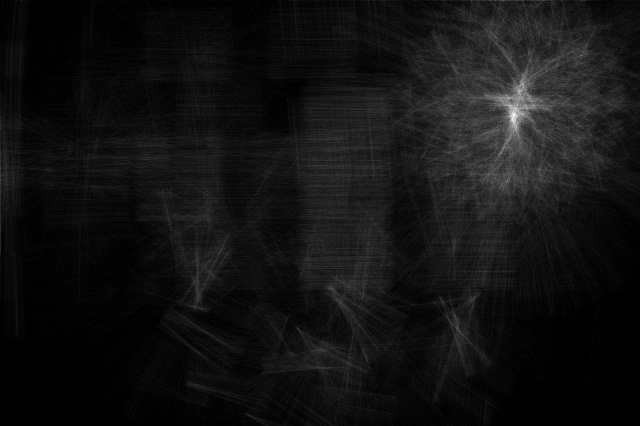
//> input picture houghOutput.jpg, 640 x 426 px, given in place of darthoughOutput.jpg.jpg, which was not available; the run also reads 1 picture not shown here
$ ./f1_darts houghOutput.jpg   (built with g++ and OpenCV 4)
//> lines starting //> are read from the running program, lines starting //| are printed output that depends on the picture; after the words box and inside, x2 and y2 are one past the last pixel; in counts of white or black regions, pixels touching at a corner belong together; pictures that were not available may be replaced by others from this repository, and a replacement may not be noted
### hough.h
// header inclusion
#include <stdio.h>
#include <opencv/cv.h>        //you may need to
#include <opencv/highgui.h>   //adjust import locations
#include <opencv/cxcore.h>    //depending on your machine setup

using namespace cv;

#define MINRADIUS 20

void hough_main( std::string imageName );

void Sobel(
	cv::Mat &input,
	int size,
	cv::Mat &magOutput,
    cv::Mat &xOutput,
    cv::Mat &yOutput,
    cv::Mat &dirOutput);

void GaussianBlur(
	cv::Mat &input,
	int size,
	cv::Mat &blurredOutput);

Mat threshold(
    cv::Mat &input,
    int thresh);

void houghCircle(
    Mat &input,
    Mat &gradient,
    Mat &direction,
    int ***houghSpace,
    int radius,
    const int MAXRADIUS);

void houghLines(Mat &input,
    Mat &gradient,
    Mat &direction);

void houghNaiveLines(Mat &input, Mat &gradient, Mat &direction);

void houghToImage(Mat &lineSpace, Mat &input);

int ***malloc3dArray(int dim1, int dim2, int dim3) {
    int i, j, k;
    int ***array = (int ***) malloc(dim1 * sizeof(int **));

    for (i = 0; i < dim1; i++) {
        array[i] = (int **) malloc(dim2 * sizeof(int *));
	    for (j = 0; j < dim2; j++) {
  	        array[i][j] = (int *) malloc(dim3 * sizeof(int));
	    }

    }
    return array;
}

int **malloc2dArray(int dim1, int dim2) {
    int i, j;
    int **array = (int **) malloc(dim1 * sizeof(int *));

    for (i = 0; i < dim1; i++) {
        array[i] = (int *) malloc(dim2 * sizeof(int));
    }
    return array;
}

void houghMain( std::string imageName ) {

    Mat image;
    image = imread( imageName, 1 );

    // CONVERT COLOUR, BLUR AND SAVE
    Mat gray_image;
    cvtColor( image, gray_image, CV_BGR2GRAY );

    Mat blurred;
    GaussianBlur(gray_image,8,blurred);

    Mat xSobel(image.rows,image.cols, CV_32FC1);
    Mat ySobel(image.rows,image.cols, CV_32FC1);
    Mat magSobel(image.rows,image.cols, CV_32FC1);
    Mat dirSobel(image.rows,image.cols, CV_32FC1);
    Sobel(blurred, 3, magSobel, xSobel, ySobel, dirSobel);

    Mat resultX(image.rows,image.cols, CV_8UC1);
    Mat resultY(image.rows,image.cols, CV_8UC1);
    Mat resultMag(image.rows,image.cols, CV_8UC1);
    Mat resultDir(image.rows,image.cols, CV_8UC1);

    normalize(xSobel,resultX,0,255,NORM_MINMAX, CV_8UC1);
    normalize(ySobel,resultY,0,255,NORM_MINMAX, CV_8UC1);
    normalize(magSobel,resultMag,0,255,NORM_MINMAX);
    normalize(dirSobel,resultDir,0,255,NORM_MINMAX);
    imwrite("grad_x.jpg",resultX);
    imwrite("grad_y.jpg",resultY);
    imwrite("mag.jpg",resultMag);
    imwrite("dir.jpg", resultDir);

    const int MAXRADIUS = min(image.rows/4, image.cols/4);

    int ***houghSpace = malloc3dArray(image.rows, image.cols, MAXRADIUS);

    // loading in magnitude
    Mat mag = imread("mag.jpg", 1);
    Mat mag_gray;
    cvtColor( mag, mag_gray, CV_BGR2GRAY );
    // thresholding magnitude
    Mat thresh = threshold(mag_gray, 60);

    imwrite("mag_thresh.jpg", thresh);

    // finding circles
    houghCircle(image, thresh, dirSobel, houghSpace, MAXRADIUS-MINRADIUS, MAXRADIUS);

    // finding lines
    houghLines(image, thresh, dirSobel);

    // loading in hough line transform
    Mat line_hough = imread("houghLineOuput.jpg", 1);

    // thresholding hough line transform
    Mat line_hough_gray;
    cvtColor( line_hough, line_hough_gray, CV_BGR2GRAY );
    Mat thresh_line = threshold(line_hough_gray, 10);

    imwrite("FALO.jpg", thresh_line);

    // getting lines back
    houghToImage(thresh_line, image);
}

void Sobel(cv::Mat &input, int size, cv::Mat &magOutput, cv::Mat &xOutput, cv::Mat &yOutput, cv::Mat &dirOutput) {

    int kernelX[3][3] = {{-1, 0, 1},
                            {-2, 0, 2},
                            {-1, 0, 1}};

    int kernelY[3][3] = {{-1, -2, -1},
                            {0, 0, 0},
                            {1, 2, 1}};

    cv::Mat kernelXMat = cv::Mat(size, size, cv::DataType<int>::type, kernelX);
    cv::Mat kernelYMat = cv::Mat(size, size, cv::DataType<int>::type, kernelY);

	// we need to create a padded version of the input
	// or there will be border effects
	int kernelRadiusX = ( size - 1 ) / 2;
	int kernelRadiusY = ( size - 1 ) / 2;

	cv::Mat paddedInput;
	cv::copyMakeBorder( input, paddedInput,
		kernelRadiusX, kernelRadiusX, kernelRadiusY, kernelRadiusY,
		cv::BORDER_REPLICATE );

	// now we can do the convoltion
	for ( int i = 0; i < input.rows; i++ ) {
		for( int j = 0; j < input.cols; j++ ) {
			float sumX = 0.0;
            float sumY = 0.0;

			for( int m = -kernelRadiusX; m <= kernelRadiusX; m++ ) {
				for( int n = -kernelRadiusY; n <= kernelRadiusY; n++ ) {
					// find the correct indices we are using
					int imagex = i + m + kernelRadiusX;
					int imagey = j + n + kernelRadiusY;
					int kernelx = m + kernelRadiusX;
					int kernely = n + kernelRadiusY;

					// get the values from the padded image and the kernel
					int imageval = ( int ) paddedInput.at<uchar>( imagex, imagey );
					int kernalvalX = kernelXMat.at<int>(kernelx, kernely);
                    int kernalvalY = kernelYMat.at<int>(kernelx, kernely);

					// do the multiplication
					sumX += imageval * kernalvalX;
                    sumY += imageval * kernalvalY;
				}
			}
			// set the output value as the sum of the convolution
			xOutput.at<float>(i, j) = (float) sumX;
            yOutput.at<float>(i, j) = (float) sumY;

            magOutput.at<float>(i, j) = (float) sqrt((sumX * sumX) + (sumY * sumY));

            dirOutput.at<float>(i, j) = (float) atan2(sumY, sumX);
		}
	}
}

Mat threshold(cv::Mat &input, int thresh) {
    Mat threshed(input.rows, input.cols, CV_8UC1);

    for ( int i = 0; i < input.rows; i++ ) {
		for( int j = 0; j < input.cols; j++ ) {
            int imageval = ( int ) input.at<uchar>( i, j );

            if (imageval > thresh) {
                threshed.at<uchar>( i, j ) = 255;
            } else {
                threshed.at<uchar>( i, j ) = 0;
            }
        }
    }
    imwrite("thresh.jpg", threshed);

    return threshed;
}

// Optimised hough line transform
void houghLines(Mat &input, Mat &gradient, Mat &direction) {

    // length of diagonal
    int rho = sqrt((gradient.rows*gradient.rows) + (gradient.cols * gradient.cols));
    int **houghSpace = malloc2dArray(rho, 360);

    // initalising hough space accumulator
    for (int i = 0; i < rho; i++) {
        for (int j = 0; j < 360; j++) {
            houghSpace[i][j] = 0;
        }
    }

    for (int x = 0; x < gradient.rows; x++) {
        for (int y = 0; y < gradient.cols; y++) {
            // if edge is found
            if (gradient.at<uchar>(x, y) == 255) {
                // get the angle from direction vector
                float theta = direction.at<float>(x,y);
                // convert to degrees for easier check on nearby angles for a small degree of error (in this case 5), also add 180 to keep all angles between 0-360
                int thetaDeg = (theta*180)/M_PI + 180;
                for (int deg = thetaDeg - 5; deg < thetaDeg + 6; deg++) {
                    // make sure degrees don't go above 360 or negative
                    int modDeg = (deg+360)%360;
                    // convert back to radians for sin, cos calculation
                    float rad = (modDeg-180)*M_PI/180;
                    int p = (y * cos(rad)) + (x * sin(rad));
                    if (p >= 0 && p < rho) {
                        houghSpace[p][modDeg]++;
                    }
                }
            }
        }
    }
    std::cout << "passed" << std::endl;

    Mat houghSpaceOutput(rho, 360, CV_32FC1);

    for (int x = 0; x < rho; x++) {
        for (int y = 0; y < 360; y++) {
            houghSpaceOutput.at<float>(x,y) += houghSpace[x][y];
        }
    }

    Mat houghSpaceConvert(rho, 360, CV_8UC1);
    normalize(houghSpaceOutput, houghSpaceConvert, 0, 255, NORM_MINMAX);

    imwrite( "houghLineOuput.jpg", houghSpaceConvert );
}

// https://stackoverflow.com/questions/28351804/hough-transform-converted-polar-coordinates-back-to-cartesian-but-still-cant
void houghToImage(Mat &lineSpace, Mat &input) {
    Mat output(input.rows, input.cols, CV_32FC1, Scalar(0));

    for (int rho = 0; rho < lineSpace.rows; rho++) {
        for (int theta = 0; theta < lineSpace.cols; theta++) {
            if (lineSpace.at<uchar>(rho,theta) == 255) {
                float thetaRad = (theta-180)*M_PI/180;

                float m = -cos(thetaRad)/sin(thetaRad);
                float c = rho/sin(thetaRad);

                for (int x = 0; x < output.cols; x++) {
                    int y = m*x + c;
                    if (y >= 0 && y < output.rows) {
                        //std::cout << output.at<float>(x, y) << std::endl;
                        output.at<float>(y, x)++;
                    }
                }
            }
        }
    }

    Mat houghSpaceConvert(input.rows, input.cols, CV_8UC1, Scalar(0));
    normalize(output, houghSpaceConvert, 0, 255, NORM_MINMAX);

    imwrite( "houghLines.jpg", houghSpaceConvert );
}

// [46 lines left out: function houghNaiveLines, not called in this run]

void houghCircle(Mat &input, Mat &gradient, Mat &direction, int ***houghSpace, int radius, const int MAXRADIUS) {
    for (int i = 0; i < gradient.rows; i++) {
        for (int j = 0; j < gradient.cols; j++) {
            for (int k = 0; k < MAXRADIUS; k++) {
                houghSpace[i][j][k] = 0;
            }
        }
    }


    for (int x = 0; x < gradient.rows; x++) {
        for (int y = 0; y < gradient.cols; y++) {
            if (gradient.at<uchar>(x, y) == 255) {
                for (int r = MINRADIUS; r < MAXRADIUS; r++) {
                    int b =  y - (r * cos(direction.at<float>(x, y)));
                    int a =  x - (r * sin(direction.at<float>(x, y)));

                    int d =  y + (r * cos(direction.at<float>(x, y)));
                    int c =  x + (r * sin(direction.at<float>(x, y)));

                    if (b >= 0 && b < gradient.cols && a >= 0 && a < gradient.rows) {
                        houghSpace[a][b][r] += 1;
                    }
                    if (d >= 0 && d < gradient.cols && c >= 0 && c < gradient.rows) {
                        houghSpace[c][d][r] += 1;
                    }
                }
            }
        }
    }

    Mat houghSpaceOutput(gradient.rows, gradient.cols, CV_32FC1);

    for (int x = 0; x < gradient.rows; x++) {
        for (int y = 0; y < gradient.cols; y++) {
            for (int r = MINRADIUS; r < MAXRADIUS; r++) {
                houghSpaceOutput.at<float>(x,y) += houghSpace[x][y][r];
                if (houghSpace[x][y][r] > 20) {
                    circle(input, Point(y, x), r, Scalar(0, 255, 255), 2);
                }
            }

        }
    }

    Mat houghSpaceConvert(gradient.rows, gradient.cols, CV_8UC1);
    normalize(houghSpaceOutput, houghSpaceConvert, 0, 255, NORM_MINMAX);

    imwrite( "houghOutput.jpg", houghSpaceConvert );
    imwrite("output3.jpg", input);
}

void GaussianBlur(cv::Mat &input, int size, cv::Mat &blurredOutput)
{
	// intialise the output using the input
	blurredOutput.create(input.size(), input.type());

	// create the Gaussian kernel in 1D
	cv::Mat kX = cv::getGaussianKernel(size, -1);
	cv::Mat kY = cv::getGaussianKernel(size, -1);

	// make it 2D multiply one by the transpose of the other
	cv::Mat kernel = kX * kY.t();

	//CREATING A DIFFERENT IMAGE kernel WILL BE NEEDED
	//TO PERFORM OPERATIONS OTHER THAN GUASSIAN BLUR!!!

	// we need to create a padded version of the input
	// or there will be border effects
	int kernelRadiusX = ( kernel.size[0] - 1 ) / 2;
	int kernelRadiusY = ( kernel.size[1] - 1 ) / 2;

	cv::Mat paddedInput;
	cv::copyMakeBorder( input, paddedInput,
		kernelRadiusX, kernelRadiusX, kernelRadiusY, kernelRadiusY,
		cv::BORDER_REPLICATE );

	// now we can do the convoltion
	for ( int i = 0; i < input.rows; i++ )
	{
		for( int j = 0; j < input.cols; j++ )
		{
			double sum = 0.0;
			for( int m = -kernelRadiusX; m <= kernelRadiusX; m++ )
			{
				for( int n = -kernelRadiusY; n <= kernelRadiusY; n++ )
				{
					// find the correct indices we are using
					int imagex = i + m + kernelRadiusX;
					int imagey = j + n + kernelRadiusY;
					int kernelx = m + kernelRadiusX;
					int kernely = n + kernelRadiusY;

					// get the values from the padded image and the kernel
					int imageval = ( int ) paddedInput.at<uchar>( imagex, imagey );
					double kernalval = kernel.at<double>( kernelx, kernely );

					// do the multiplication
					sum += imageval * kernalval;
				}
			}
			// set the output value as the sum of the convolution
			blurredOutput.at<uchar>(i, j) = (uchar) sum;
		}
	}
}

### f1_darts.cpp
/////////////////////////////////////////////////////////////////////////////
//
// COMS30121 - f1_darts.cpp
//
/////////////////////////////////////////////////////////////////////////////

// header inclusion
#include <stdio.h>
#include "opencv2/objdetect/objdetect.hpp"
#include "opencv2/opencv.hpp"
#include "opencv2/core/core.hpp"
#include "opencv2/highgui/highgui.hpp"
#include "opencv2/imgproc/imgproc.hpp"
#include <iostream>
#include <stdio.h>
#include <algorithm>
#include <sstream>
#include <fstream>

#include "hough.h"

using namespace std;
using namespace cv;

/** Function Headers */
void detectAndDisplay( Mat frame, string num, string file );
vector<string> split( const std::string &line, char delimiter );
float findIOU( Rect found, Rect truth );
float findF1Score( float true_positives, float false_positives, float false_negatives );
vector<Rect> readFile( string num );

/** Global variables */
String cascade_name = "dartboard.xml";
CascadeClassifier cascade;


/** @function main */
int main( int argc, const char** argv ) {
    string num = argv[1];

	if (num == "all") {
		for (int i = 0; i < 16; i++) {
			string file = "images/dart" + to_string(i) + ".jpg";

			Mat frame = imread(file, CV_LOAD_IMAGE_COLOR);

			// 2. Load the Strong Classifier in a structure called `Cascade'
			if( !cascade.load( cascade_name ) ){ printf("--(!)Error loading\n"); return -1; };

			// 3. Detect Faces and Display Result
			detectAndDisplay( frame, to_string(i), file );

			// 4. Save Result Image
			imwrite( "detected" + to_string(i) + ".jpg", frame );
		}
	} else {
		string file = "images/dart" + num + ".jpg";

		Mat frame = imread(file, CV_LOAD_IMAGE_COLOR);
//> frame is the input picture: 426 rows x 640 cols, CV_8UC3; min 0, max 255, mean 18.1


		// 2. Load the Strong Classifier in a structure called `Cascade'
		if( !cascade.load( cascade_name ) ){ printf("--(!)Error loading\n"); return -1; };

		// 3. Detect Faces and Display Result
		detectAndDisplay( frame, num, file );
//> in detectAndDisplay, `equalizeHist( frame_gray, frame_gray );`:
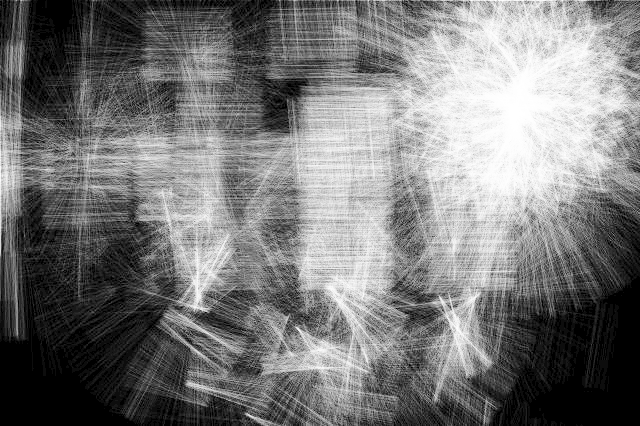
//> frame_gray: 426 rows x 640 cols, CV_8UC1; min 0, max 255, mean 120.1
//> in detectAndDisplay, `cascade.detectMultiScale( frame_gray, faces, 1.1, 1, 0|CV_HAAR_SCALE_I..`: faces = 9 Rects (x, y, width, height), first 8: [57, 6, 52, 52], [118, 369, 55, 55], [72, 120, 63, 63], [168, 303, 60, 60], [62, 220, 72, 72], [248, 310, 69, 69], [176, 322, 78, 78], [406, 42, 76, 76]
//| 9
//> after the loop in Sobel, `for ( int i = 0; i < input.rows; i++ )`:
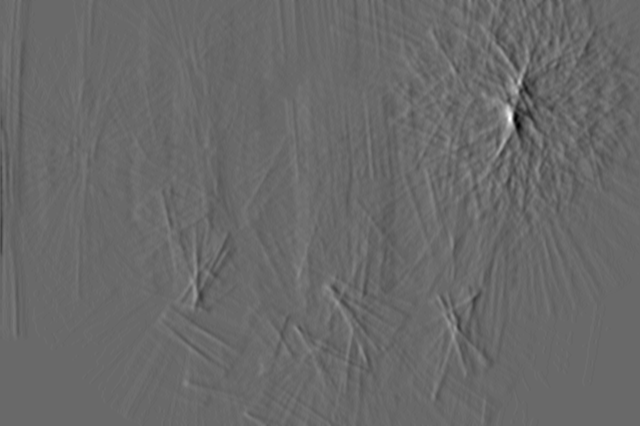
//> xOutput: 426 rows x 640 cols, CV_32FC1; min -132, max 186, mean -0.1; drawn with min black and max white
//> after the loop in Sobel, `for ( int i = 0; i < input.rows; i++ )`:
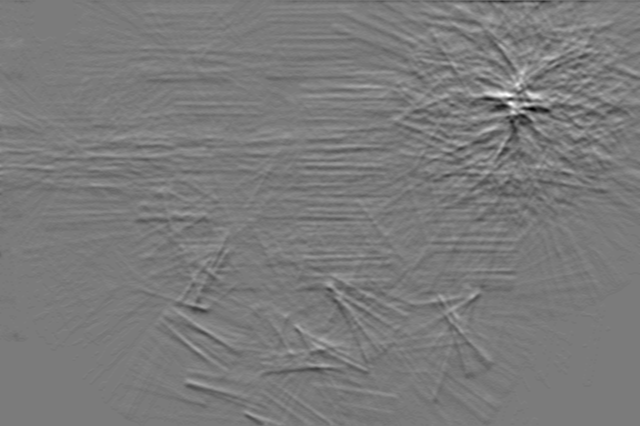
//> yOutput: 426 rows x 640 cols, CV_32FC1; min -100, max 107, mean -0.2; drawn with min black and max white
//> after the loop in Sobel, `for ( int i = 0; i < input.rows; i++ )`:
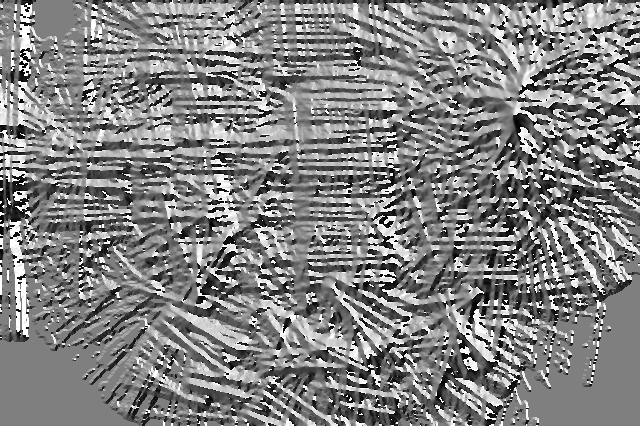
//> dirOutput: 426 rows x 640 cols, CV_32FC1; min -3.13, max 3.14, mean 0.0829; drawn with min black and max white
//> after the loop in threshold, `for ( int i = 0; i < input.rows; i++ )`:
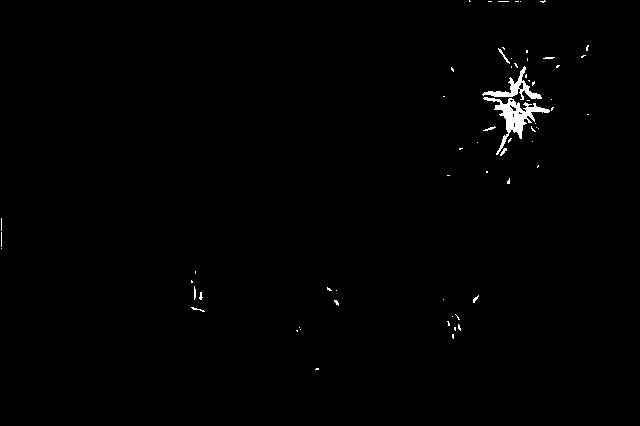
//> threshed: 426 rows x 640 cols, CV_8UC1; 0.71% white; 65 white regions (56 under 20 px), largest, box (x1, y1, x2, y2) and area: (483, 97, 550, 155) 952, (482, 66, 542, 100) 484, (498, 48, 510, 64) 38
//> call 2 of threshold, with thresh = 10
//> after the loop in threshold (call 2), `for ( int i = 0; i < input.rows; i++ )`:
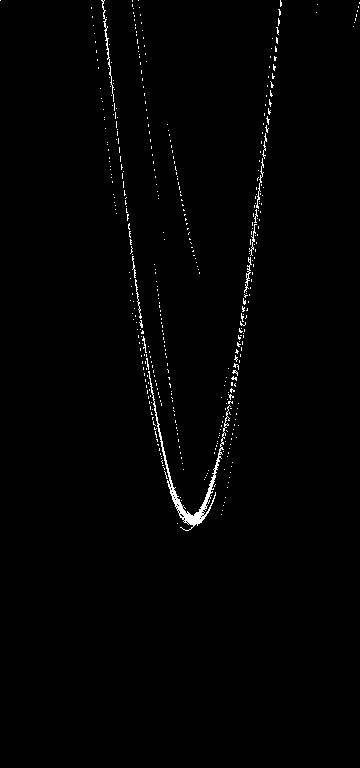
//> threshed: 768 rows x 360 cols, CV_8UC1; 1% white in thin lines or dots, all inside (x1, y1, x2, y2) = (0, 0, 360, 531)
//> after the loop in houghToImage, `for (int rho = 0; rho < lineSpace.rows; rho++)`:
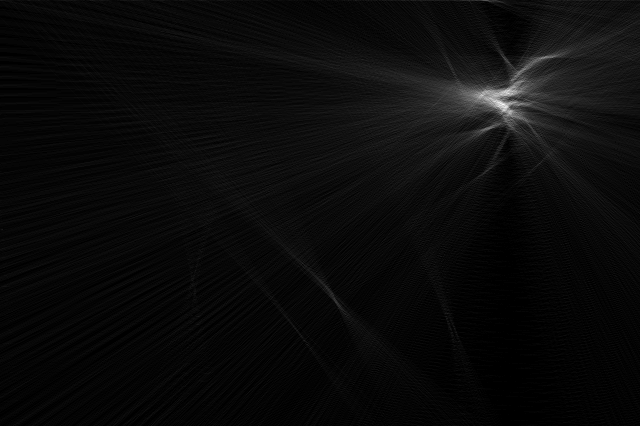
//> output: 426 rows x 640 cols, CV_32FC1; min 0, max 84, mean 3.5; drawn with min black and max white
//> (the rest of the program and of its run is left out)
